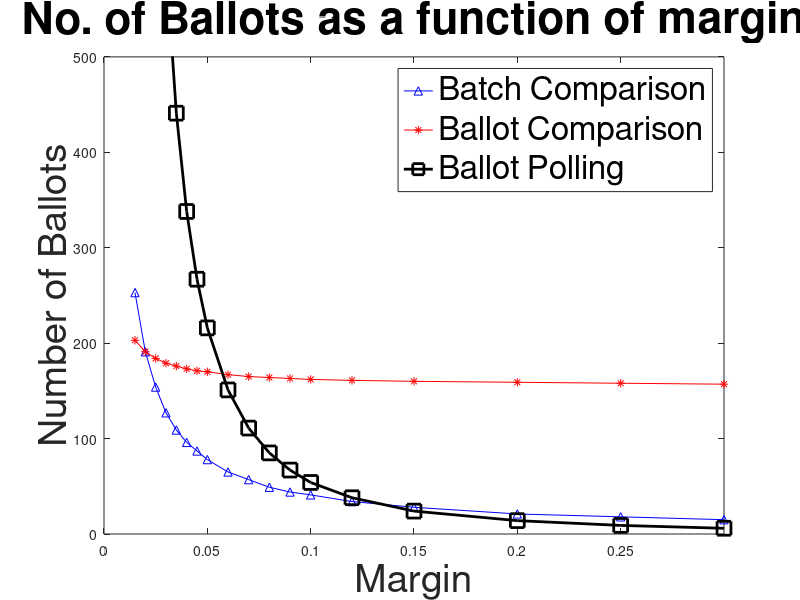

The MATLAB source for this figure: (Note: this script raises an error after producing the figure.)
MD_Data = [0.015	253	2425	203;
0.020	191	1355	191;
0.025	154	865	184;
0.030	127	600	179;
0.035	109	441	176;
0.040	96	338	173;
0.045	87	267	171;
0.050	78	216	170;
0.060	65	151	167;
0.070	57	111	165;
0.080	49	85	164;
0.090	44	67	163;
0.100	41	54	162;
0.120	34	38	161;
0.150	28	24	160;
0.200	21	14	159;
0.250	18	9	158;
0.300	15	6	157];

plot(MD_Data(:, 1), MD_Data(:, 2), 'b^-', MD_Data(:, 1), MD_Data(:, 4), ...
    'r*-', MD_Data(:, 1), MD_Data(:, 3), 'ks-', 'MarkerSize', 10, 'LineWidth', 2)
axis([0 0.3 0 500])
title('No. of Ballots as a function of margin', 'FontSize', 32)
xlabel('Margin', 'FontSize', 28)
ylabel('Number of Ballots', 'FontSize', 28)
legend('Batch Comparison', 'Ballot Comparison', 'Ballot Polling', 'FontSize', 24)
ax = gca;
ax.FontSize = 24;


